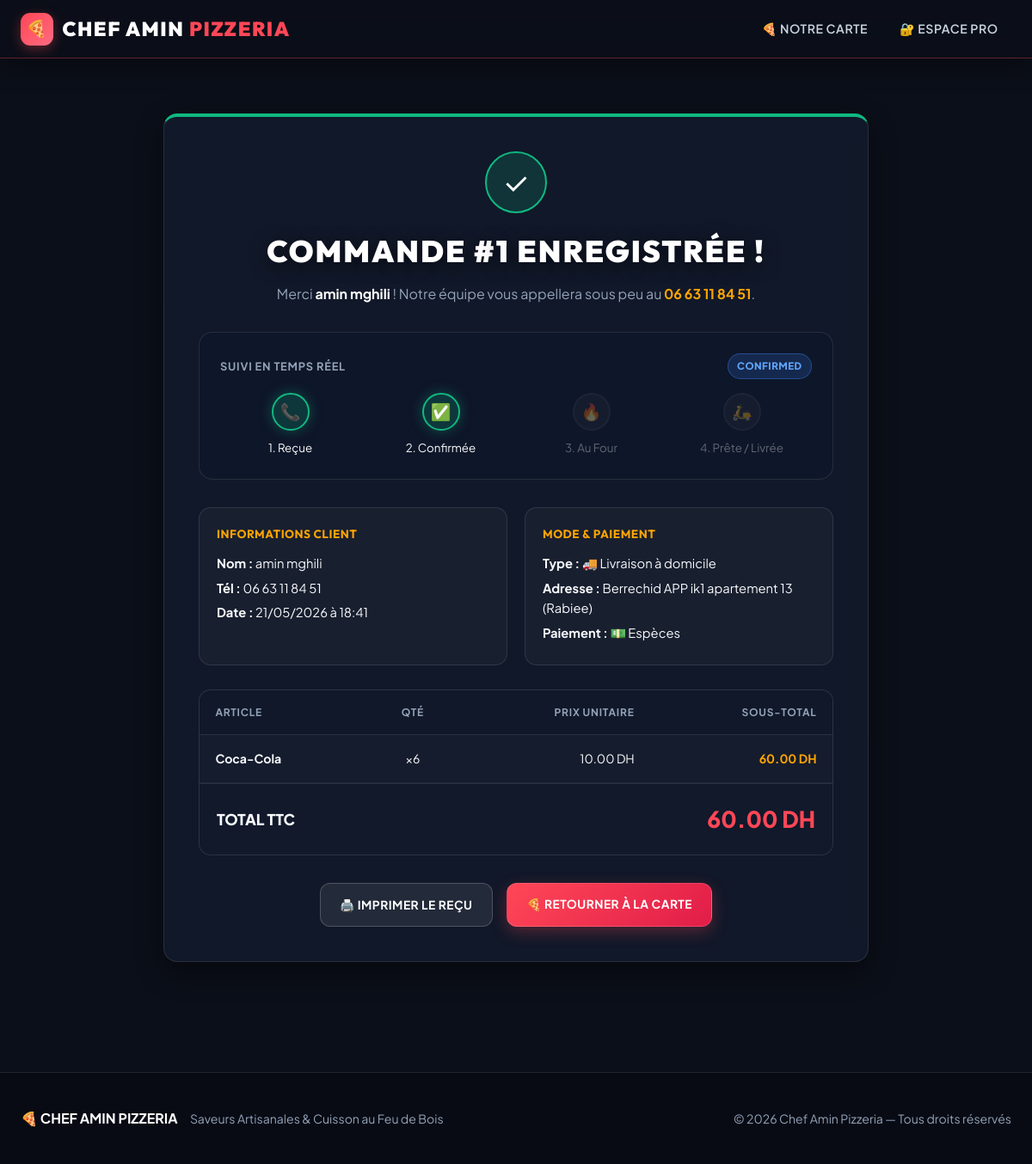
/order_success/1, run on the app's committed database.
### models.py (models this page shows, shortened)
class Commande(db.Model):
    id = db.Column(db.Integer, primary_key=True)
    client_id = db.Column(db.Integer, db.ForeignKey('client.id'), nullable=False)
    status = db.Column(db.String(20), default='New')  # 'New', 'Confirmed', 'Preparing', 'Done', 'Cancelled'
    order_type = db.Column(db.String(20))  # 'Delivery', 'Pickup'
    total_price = db.Column(db.Float, nullable=False)
    created_at = db.Column(db.DateTime, default=datetime.utcnow)
    items = db.relationship('OrderItem', backref='commande', lazy=True, cascade='all, delete-orphan')
    payment = db.relationship('Paiement', backref='commande', uselist=False, cascade='all, delete-orphan')
    delivery_info = db.relationship('PizzaLivraison', backref='commande', uselist=False, cascade='all, delete-orphan')
    facture = db.relationship('Facture', backref='commande', uselist=False, cascade='all, delete-orphan')

class Client(db.Model):
    id = db.Column(db.Integer, primary_key=True)
    user_id = db.Column(db.Integer, db.ForeignKey('user.id'), nullable=False)
    full_name = db.Column(db.String(100))
    phone = db.Column(db.String(20))
    address = db.Column(db.String(200))
    orders = db.relationship('Commande', backref='client', lazy=True, order_by='Commande.created_at.desc()')

class PizzaLivraison(db.Model):
    id = db.Column(db.Integer, primary_key=True)
    commande_id = db.Column(db.Integer, db.ForeignKey('commande.id'), nullable=False)
    address = db.Column(db.String(255), nullable=False)
    neighborhood = db.Column(db.String(100))
    delivery_fee = db.Column(db.Float, default=0.0)

class Paiement(db.Model):
    id = db.Column(db.Integer, primary_key=True)
    commande_id = db.Column(db.Integer, db.ForeignKey('commande.id'), nullable=False)
    amount = db.Column(db.Float, nullable=False)
    method = db.Column(db.String(20))  # 'Cash', 'Card'
    timestamp = db.Column(db.DateTime, default=datetime.utcnow)
    cash_details = db.relationship('Cash', backref='paiement', uselist=False, cascade='all, delete-orphan')

class OrderItem(db.Model):
    id = db.Column(db.Integer, primary_key=True)
    commande_id = db.Column(db.Integer, db.ForeignKey('commande.id'), nullable=False)
    pizza_id = db.Column(db.Integer, db.ForeignKey('pizza.id'), nullable=False)
    quantity = db.Column(db.Integer, default=1)
    customizations = db.Column(db.String(200))

class Pizza(db.Model):
    id = db.Column(db.Integer, primary_key=True)
    name = db.Column(db.String(100), nullable=False)
    description = db.Column(db.Text)
    category = db.Column(db.String(50), default='Pizza')  # 'Top Offre', 'Pizza', 'Dessert', 'Boisson'
    photo_url = db.Column(db.String(200))
    base_price = db.Column(db.Float, nullable=False)
    is_available = db.Column(db.Boolean, default=True)
    order_items = db.relationship('OrderItem', backref='pizza', lazy=True)

### app.py (the view)
@app.route('/order_success/<int:order_id>')
def order_success(order_id):
    order = db.get_or_404(Commande, order_id)
    return render_template('customer/order_success.html', order=order)

### templates/customer/order_success.html (shortened to what this page needs)
{% extends "base.html" %}
{% block content %}
<div class="card" style="max-width: 820px; margin: 2rem auto; border-top: 4px solid var(--success); padding: 2.5rem;">
    <div style="text-align: center; margin-bottom: 2rem;">
        <div style="width: 72px; height: 72px; border-radius: 50%; background: rgba(16, 185, 129, 0.18); border: 2px solid var(--success); display: inline-flex; align-items: center; justify-content: center; font-size: 2.2rem; margin-bottom: 1rem;">
            ✓
        </div>
        <h1 style="margin: 0; font-size: 2.2rem; color: #fff;">Commande #{{ order.id }} Enregistrée !</h1>
        <p style="color: var(--text-muted); margin: 0.5rem 0 0; font-size: 1rem;">
            Merci <strong style="color: #fff;">{{ order.client.full_name }}</strong> ! Notre équipe vous appellera sous peu au <strong style="color: var(--accent-color);">{{ order.client.phone }}</strong>.
        </p>
    </div>
    <div class="no-print" style="background: rgba(15, 23, 42, 0.65); border: 1px solid var(--border-subtle); border-radius: 16px; padding: 1.5rem; margin-bottom: 2rem;">
        <div style="display: flex; justify-content: space-between; align-items: center; margin-bottom: 1rem;">
            <span style="font-size: 0.8rem; text-transform: uppercase; letter-spacing: 0.8px; color: var(--text-muted); font-weight: 700;">Suivi en Temps Réel</span>
            <span id="live-status-badge" class="status-badge status-{{ order.status }}">{{ order.status }}</span>
        </div>
        <div style="display: grid; grid-template-columns: repeat(4, 1fr); gap: 0.75rem; text-align: center;">
            <div id="step-New" class="tracker-step">
                <div class="step-dot">📞</div>
                <small>1. Reçue</small>
            </div>
            <div id="step-Confirmed" class="tracker-step">
                <div class="step-dot">✅</div>
                <small>2. Confirmée</small>
            </div>
            <div id="step-Preparing" class="tracker-step">
                <div class="step-dot">🔥</div>
                <small>3. Au Four</small>
            </div>
            <div id="step-Done" class="tracker-step">
                <div class="step-dot">🛵</div>
                <small>4. Prête / Livrée</small>
            </div>
        </div>
    </div>
    <div style="display: grid; grid-template-columns: repeat(auto-fit, minmax(240px, 1fr)); gap: 1.25rem; margin-bottom: 1.75rem;">
        <div style="background: rgba(255,255,255,0.03); padding: 1.25rem; border-radius: 14px; border: 1px solid var(--border-subtle);">
            <h4 style="margin: 0 0 0.75rem; color: var(--accent-color); font-size: 0.85rem; text-transform: uppercase;">Informations Client</h4>
            <p style="margin: 0.3rem 0; font-size: 0.92rem;"><strong>Nom :</strong> {{ order.client.full_name }}</p>
            <p style="margin: 0.3rem 0; font-size: 0.92rem;"><strong>Tél :</strong> {{ order.client.phone }}</p>
            <p style="margin: 0.3rem 0; font-size: 0.92rem;"><strong>Date :</strong> {{ order.created_at.strftime('%d/%m/%Y à %H:%M') }}</p>
        </div>
        <div style="background: rgba(255,255,255,0.03); padding: 1.25rem; border-radius: 14px; border: 1px solid var(--border-subtle);">
            <h4 style="margin: 0 0 0.75rem; color: var(--accent-color); font-size: 0.85rem; text-transform: uppercase;">Mode & Paiement</h4>
            <p style="margin: 0.3rem 0; font-size: 0.92rem;"><strong>Type :</strong> {{ '🚚 Livraison à domicile' if order.order_type == 'Delivery' else '🥡 À emporter' }}</p>
            {% if order.order_type == 'Delivery' and order.delivery_info %}
            <p style="margin: 0.3rem 0; font-size: 0.92rem;"><strong>Adresse :</strong> {{ order.delivery_info.address }} ({{ order.delivery_info.neighborhood or 'Standard' }})</p>
            {% endif %}
            <p style="margin: 0.3rem 0; font-size: 0.92rem;"><strong>Paiement :</strong> {{ '💵 Espèces' if (order.payment and order.payment.method == 'Cash') else '💳 Carte Bancaire' }}</p>
        </div>
    </div>
    <div style="background: rgba(255,255,255,0.02); border: 1px solid var(--border-subtle); border-radius: 14px; overflow: hidden; margin-bottom: 2rem;">
        <table class="data-table">
            <thead>
                <tr>
                    <th>Article</th>
                    <th style="text-align: center;">Qté</th>
                    <th style="text-align: right;">Prix Unitaire</th>
                    <th style="text-align: right;">Sous-total</th>
                </tr>
            </thead>
            <tbody>
                {% for item in order.items %}
                <tr>
                    <td style="font-weight: 700;">{{ item.pizza.name if item.pizza else 'Article #' ~ item.pizza_id }}</td>
                    <td style="text-align: center;">×{{ item.quantity }}</td>
                    <td style="text-align: right;">{{ "%.2f"|format(item.pizza.base_price) if item.pizza else '-' }} DH</td>
                    <td style="text-align: right; font-weight: 700; color: var(--accent-color);">
                        {{ "%.2f"|format(item.pizza.base_price * item.quantity) if item.pizza else '-' }} DH
                    </td>
                </tr>
                {% endfor %}
            </tbody>
        </table>
        <div style="padding: 1.25rem; background: rgba(15, 23, 42, 0.5); border-top: 1px solid var(--border-subtle); display: flex; justify-content: space-between; align-items: center;">
            <span style="font-weight: 800; font-size: 1.1rem;">TOTAL TTC</span>
            <span style="font-size: 1.65rem; font-weight: 900; color: var(--primary-color);">{{ "%.2f"|format(order.total_price) }} DH</span>
        </div>
    </div>
    <div class="no-print" style="display: flex; justify-content: center; gap: 1rem; flex-wrap: wrap;">
        <button type="button" onclick="window.print()" class="btn-secondary">🖨️ Imprimer le Reçu</button>
        <a href="{{ url_for('boutique') }}" class="btn">🍕 Retourner à la Carte</a>
    </div>
</div>
{% endblock %}

### static/css/style.css (style rules this page uses)
:root { --primary-color: #ff4757; --primary-hover: #ff2e43; --primary-glow: rgba(255, 71, 87, 0.35); --secondary-color: #161d2f; --surface-card: rgba(20, 27, 45, 0.84); --surface-elevated: rgba(30, 39, 62, 0.92); --surface-glass: rgba(255, 255, 255, 0.05); --accent-color: #ffa502; --accent-glow: rgba(255, 165, 2, 0.3); --bg-dark: #0b0f19; --border-subtle: rgba(255, 255, 255, 0.1); --border-strong: rgba(255, 255, 255, 0.2); --text-main: #f8fafc; --text-light: #f8fafc; --text-muted: #94a3b8; --success: #10b981; --warning: #f59e0b; --danger: #ef4444; --info: #3b82f6; --shadow-sm: 0 4px 12px rgba(0, 0, 0, 0.25); --shadow: 0 12px 32px rgba(0, 0, 0, 0.45); --shadow-lg: 0 20px 50px rgba(0, 0, 0, 0.65); --radius-sm: 10px; --radius-md: 16px; --radius-lg: 24px; }
*, *::before, *::after { box-sizing: border-box; }
html { scroll-behavior: smooth; }
body { font-family: 'Plus Jakarta Sans', 'Montserrat', -apple-system, BlinkMacSystemFont, 'Segoe UI', Roboto, sans-serif; background-color: var(--bg-dark); background-image: linear-gradient(180deg, rgba(11, 15, 25, 0.78) 0%, rgba(11, 15, 25, 0.88) 100%), url('../img/Backgound.png'); background-size: cover; background-attachment: fixed; background-position: center; color: var(--text-light); margin: 0; line-height: 1.6; min-height: 100vh; display: flex; flex-direction: column; overflow-x: hidden; }
h1, h2, h3, h4 { font-family: 'Outfit', 'Plus Jakarta Sans', sans-serif; letter-spacing: 0.5px; color: var(--text-light); margin-top: 0; }
h1 { font-size: clamp(2rem, 4vw, 3.1rem); text-align: center; margin: 2rem 0 1.5rem; color: #ffffff; text-transform: uppercase; font-weight: 900; letter-spacing: 2px; text-shadow: 0 4px 20px rgba(0, 0, 0, 0.6); }
.card, .form-container { background: var(--surface-card); backdrop-filter: blur(16px); -webkit-backdrop-filter: blur(16px); color: var(--text-light); padding: 1.75rem; border-radius: var(--radius-md); box-shadow: var(--shadow); border: 1px solid var(--border-subtle); transition: transform 0.28s ease, border-color 0.28s ease, box-shadow 0.28s ease; }
button, .btn { background: linear-gradient(135deg, var(--primary-color), #e11d48); color: white; border: 1px solid rgba(255, 255, 255, 0.15); padding: 0.85rem 1.4rem; border-radius: 12px; cursor: pointer; font-family: inherit; font-weight: 700; text-transform: uppercase; letter-spacing: 0.5px; font-size: 0.86rem; box-shadow: 0 6px 18px rgba(255, 71, 87, 0.28); transition: all 0.22s ease; display: inline-flex; align-items: center; justify-content: center; gap: 0.5rem; text-decoration: none; }
.btn-secondary { background: rgba(255, 255, 255, 0.08); border: 1px solid var(--border-strong); box-shadow: none; }
.status-badge { display: inline-flex; align-items: center; gap: 0.35rem; padding: 0.28rem 0.65rem; border-radius: 999px; font-size: 0.72rem; font-weight: 800; text-transform: uppercase; letter-spacing: 0.5px; white-space: nowrap; }
.status-Confirmed { background: rgba(59, 130, 246, 0.18); color: #60a5fa; border: 1px solid rgba(59, 130, 246, 0.4); }
.data-table { width: 100%; border-collapse: collapse; text-align: left; font-size: 0.88rem; }
.data-table thead tr { background: rgba(15, 23, 42, 0.65); color: var(--text-muted); font-size: 0.75rem; text-transform: uppercase; letter-spacing: 0.8px; border-bottom: 1px solid var(--border-subtle); }
.data-table th, .data-table td { padding: 1rem 1.15rem; vertical-align: middle; }
.data-table tbody tr { border-bottom: 1px solid rgba(255, 255, 255, 0.05); transition: background 0.2s ease; }

### templates/customer/order_success.html (style rules this page uses)
.tracker-step { opacity: 0.35; transition: all 0.3s ease; }
.tracker-step.active { opacity: 1; }
.tracker-step .step-dot { width: 44px; height: 44px; margin: 0 auto 0.4rem; border-radius: 50%; background: rgba(255,255,255,0.08); border: 2px solid var(--border-subtle); display: flex; align-items: center; justify-content: center; font-size: 1.2rem; }
.tracker-step.active .step-dot { background: rgba(16, 185, 129, 0.2); border-color: var(--success); box-shadow: 0 0 15px rgba(16, 185, 129, 0.35); }

### data on the page
Commande: id "1", created_at "21/05/2026 à 18:41", order_type "🚚 Livraison à domicile", total_price "60.00"
Client: client.full_name "amin mghili", client.phone "06 63 11 84 51"
PizzaLivraison: delivery_info.address "Berrechid APP ik1 apartement 13", delivery_info "Rabiee"
Paiement: method "💵 Espèces"
OrderItem: pizza "Coca-Cola", quantity "6"
Pizza: base_price "10.00", base_price.quantity "60.00"
